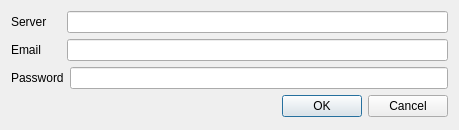
<?xml version="1.0" encoding="UTF-8"?>
<ui version="4.0">
 <class>Dialog</class>
 <widget class="QDialog" name="Dialog">
  <property name="geometry">
   <rect>
    <x>0</x>
    <y>0</y>
    <width>459</width>
    <height>130</height>
   </rect>
  </property>
  <property name="windowTitle">
   <string>Dialog</string>
  </property>
  <layout class="QVBoxLayout" name="verticalLayout">
   <item>
    <layout class="QHBoxLayout" name="horizontalLayout">
     <item>
      <widget class="QLabel" name="labelServer">
       <property name="minimumSize">
        <size>
         <width>50</width>
         <height>0</height>
        </size>
       </property>
       <property name="text">
        <string>Server</string>
       </property>
      </widget>
     </item>
     <item>
      <widget class="QLineEdit" name="lineEditServer"/>
     </item>
    </layout>
   </item>
   <item>
    <layout class="QHBoxLayout" name="horizontalLayout_2">
     <item>
      <widget class="QLabel" name="labelEmail">
       <property name="minimumSize">
        <size>
         <width>50</width>
         <height>0</height>
        </size>
       </property>
       <property name="text">
        <string>Email</string>
       </property>
      </widget>
     </item>
     <item>
      <widget class="QLineEdit" name="lineEditEmail"/>
     </item>
    </layout>
   </item>
   <item>
    <layout class="QHBoxLayout" name="horizontalLayout_3">
     <item>
      <widget class="QLabel" name="label_3">
       <property name="minimumSize">
        <size>
         <width>50</width>
         <height>0</height>
        </size>
       </property>
       <property name="text">
        <string>Password</string>
       </property>
      </widget>
     </item>
     <item>
      <widget class="QLineEdit" name="lineEditPassword">
       <property name="echoMode">
        <enum>QLineEdit::Password</enum>
       </property>
      </widget>
     </item>
    </layout>
   </item>
   <item>
    <widget class="QDialogButtonBox" name="buttonBox">
     <property name="orientation">
      <enum>Qt::Horizontal</enum>
     </property>
     <property name="standardButtons">
      <set>QDialogButtonBox::Cancel|QDialogButtonBox::Ok</set>
     </property>
    </widget>
   </item>
  </layout>
 </widget>
 <resources/>
 <connections>
  <connection>
   <sender>buttonBox</sender>
   <signal>accepted()</signal>
   <receiver>Dialog</receiver>
   <slot>accept()</slot>
   <hints>
    <hint type="sourcelabel">
     <x>248</x>
     <y>254</y>
    </hint>
    <hint type="destinationlabel">
     <x>157</x>
     <y>274</y>
    </hint>
   </hints>
  </connection>
  <connection>
   <sender>buttonBox</sender>
   <signal>rejected()</signal>
   <receiver>Dialog</receiver>
   <slot>reject()</slot>
   <hints>
    <hint type="sourcelabel">
     <x>316</x>
     <y>260</y>
    </hint>
    <hint type="destinationlabel">
     <x>286</x>
     <y>274</y>
    </hint>
   </hints>
  </connection>
 </connections>
</ui>
